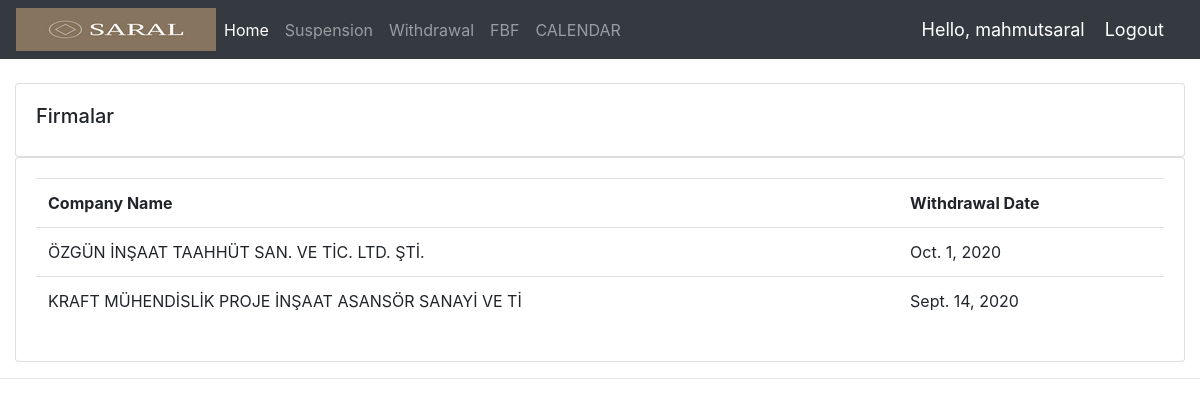
/withdrawal/ (signed in), run on the app's committed database.
### accounts/models.py (models this page shows, shortened)
class firma(models.Model):
     CertNo = models.CharField(max_length=200, null=True)
     Company_Name = models.TextField (max_length=200, null=True)
     Standard = models.IntegerField(null=True)
     CA_Date = models.DateField(blank=True)
     SA1 = models.DateField(null=True, blank=True)
     SA2 = models.DateField(null=True, blank=True)
     ReReg = models.DateField(null=True, blank=True)
     Suspension_Date = models.DateField(null=True, blank=True)
     Withdrawal_Date = models.DateField(null=True, blank=True)
     Address = models.TextField (max_length=200,null=True)
     Yetkili_Kisi = models.CharField(max_length=100,null=True)
     Scope = models.TextField(max_length=200,null=True)
     Phone = models.IntegerField(null=True)
     Fax = models.IntegerField(null=True)
     email = models.CharField(max_length=200,null=True)
     ea = models.CharField(max_length=200,null=True)
     nace = models.CharField(max_length=200,null=True,blank=True)
     Initial_Cert_Date = models.DateField(null=True, blank=True)
     Cert_Date = models.DateField(null=True, blank=True)
     belge_bitiş_tarihi = models.DateField(null=True, blank=True)
     created = models.DateField(auto_now=True)
     updated = models.DateField(auto_now=True)

### accounts/views.py (the view)
# urls.py: path('withdrawal/', views.withdrawal, name="withdrawal"),
@login_required(login_url='login')
def withdrawal(request):
    withdrawal = firma.objects.all()
    context = {'withdrawal':withdrawal,'firmas':firmas}
    return render(request,'accounts/withdrawal.html', context)

### templates/accounts/withdrawal.html
{%  extends 'accounts/main.html' %}
{% block content %}
		<br>
		<div class="row">
			<div class="col-md">
				<div class="card card-body">
					<h5>Firmalar</h5>
				</div>
				<div class="card card-body">
					<table class="table">
						<tr>
                            <th>Company Name</th>
                            <th>Withdrawal Date</th>
						</tr>
						{% for w in withdrawal %}
								<tr>
									{% if w.Withdrawal_Date != value %}
											<td>{{w.Company_Name}}</td>
											<td>{{w.Withdrawal_Date}}</td>
									{% endif %}
								</tr>
						{% endfor %}
					</table>
				</div>
			</div>
		</div>
{% endblock content %}

### templates/accounts/navbar.html (shortened to what this page needs)
{% load static %}
<nav class="navbar navbar-expand-lg navbar-dark bg-dark" >
  <img src="{% static 'images/saral.png' %}">
  <div class="collapse navbar-collapse" id="navbarNav">
    <ul class="navbar-nav">
      <li class="nav-item active">
        <a class="nav-link" href="{%url 'dashboard'%}">Home</a>
      </li>
      <li class="nav-item">
        <a class="nav-link" href="{%url 'suspension'%}">Suspension</a>
      </li>
      <li class="nav-item">
        <a class="nav-link" href="{%url 'withdrawal'%}">Withdrawal</a>
      </li>
      <li class="nav-item">
        <a class="nav-link" href="{%url 'fbf'%}">FBF</a>
      </li>
      <li class="nav-item">
        <a class="nav-link" href="{%url 'calendar'%}">CALENDAR</a>
      </li>
    </ul>
  </div>
  <span class="hello-msg">Hello, {{request.user}}</span>
  <span ><a  class="hello-msg" href="{% url 'logout' %}">Logout</a></span>
</nav>

### static/css/main.css (style rules this page uses)
ul { height: 100%; padding: 0px 5px 0px 20px; }
a { color: #17a2b8; }

### templates/accounts/navbar.html (style rules this page uses)
.hello-msg { font-size: 18px; color: #fff; margin-right: 20px; }

### data on the page
firma: Company_Name "ÖZGÜN İNŞAAT TAAHHÜT SAN. VE TİC. LTD. ŞTİ.", Withdrawal_Date "Oct. 1, 2020"
firma: Company_Name "KRAFT MÜHENDİSLİK PROJE İNŞAAT ASANSÖR SANAYİ VE Tİ", Withdrawal_Date "Sept. 14, 2020"

### other printed values
{{ request.user }} "mahmutsaral"
